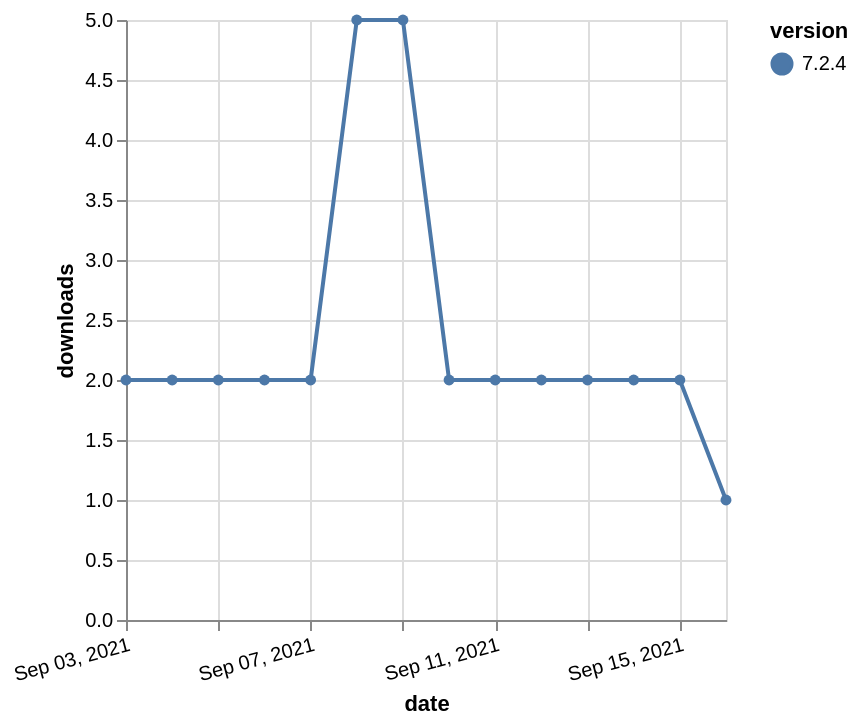

Express this chart as Vega-Lite.
### Vega-Lite specification from a JSON file in a GitHub repository (floating-point values rounded to 4 significant figures)
{"$schema": "https://vega.github.io/schema/vega-lite/v5.json", "description": "A simple bar chart with embedded data.", "data": {"values": [{"date": "2021-09-03", "total": 4454, "delta": 2, "version": "7.2.4"}, {"date": "2021-09-04", "total": 4456, "delta": 2, "version": "7.2.4"}, {"date": "2021-09-05", "total": 4458, "delta": 2, "version": "7.2.4"}, {"date": "2021-09-06", "total": 4460, "delta": 2, "version": "7.2.4"}, {"date": "2021-09-07", "total": 4462, "delta": 2, "version": "7.2.4"}, {"date": "2021-09-08", "total": 4467, "delta": 5, "version": "7.2.4"}, {"date": "2021-09-09", "total": 4472, "delta": 5, "version": "7.2.4"}, {"date": "2021-09-10", "total": 4474, "delta": 2, "version": "7.2.4"}, {"date": "2021-09-11", "total": 4476, "delta": 2, "version": "7.2.4"}, {"date": "2021-09-12", "total": 4478, "delta": 2, "version": "7.2.4"}, {"date": "2021-09-13", "total": 4480, "delta": 2, "version": "7.2.4"}, {"date": "2021-09-14", "total": 4482, "delta": 2, "version": "7.2.4"}, {"date": "2021-09-15", "total": 4484, "delta": 2, "version": "7.2.4"}, {"date": "2021-09-16", "total": 4485, "delta": 1, "version": "7.2.4"}]}, "width": "container", "mark": {"type": "line", "point": {"filled": true}}, "encoding": {"x": {"field": "date", "type": "temporal", "timeUnit": "yearmonthdate", "title": "date", "axis": {"labelAngle": -15}}, "y": {"field": "delta", "type": "quantitative", "title": "downloads"}, "color": {"field": "version", "type": "nominal"}, "tooltip": {"field": "delta"}}}
